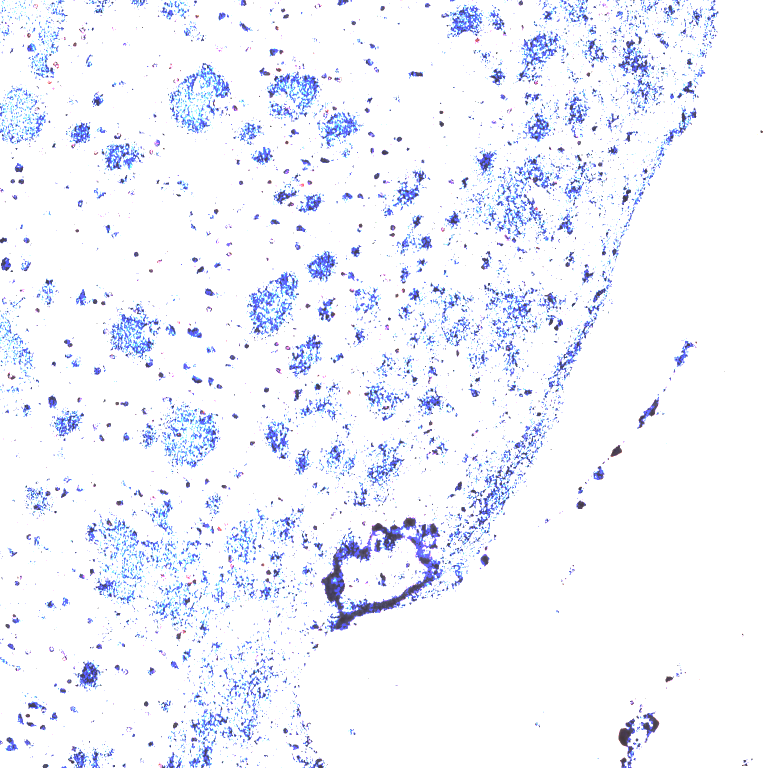
#> input picture neuron_seg/pipeline/threshold_morphology_120.png, 1536 x 1536 px (shown at 1/2 size)
$ python threshold_post.py
#> lines starting #> are read from the running program, lines starting #| are printed output that depends on the picture
import cv2
from PIL import Image
import numpy as np
from matplotlib import pyplot as plt
from skimage import io

original_img = np.array(Image.open("threshold_morphology_120.png"))
#> original_img is the input picture: shape (1536, 1536, 3); mean R, G, B 240.9, 243.2, 251.3
original = original_img.copy()

# remove plaque pixels which based on experiments are around 130
# original_img[original_img >= 100] = 255

plt.subplot(121),plt.imshow(original)
plt.title('Original Image'), plt.xticks([]), plt.yticks([])

# turn background to black and grayscale the post processing image
ret,thresh = cv2.threshold(original_img,254,255,cv2.THRESH_BINARY_INV)
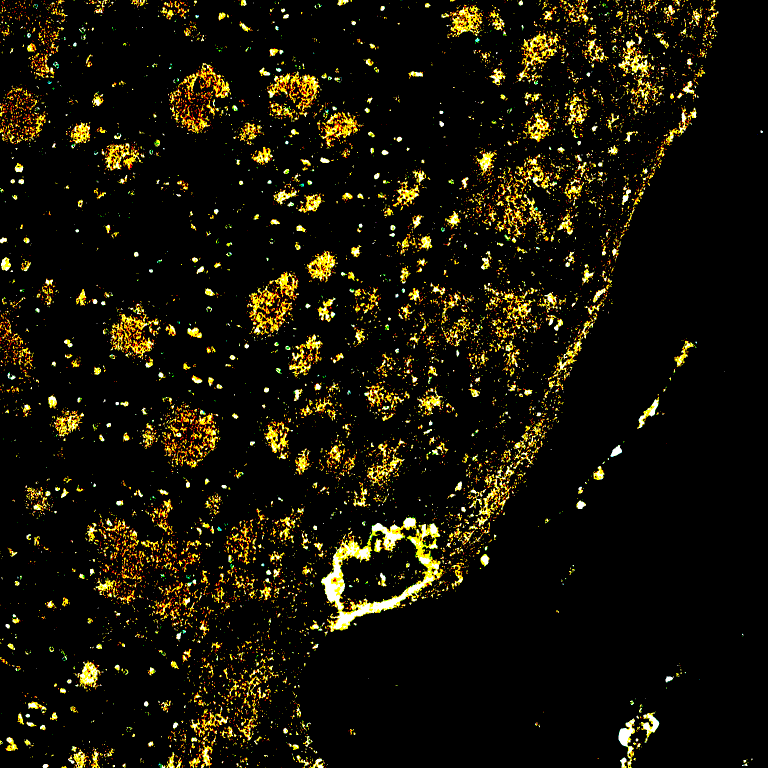
#> thresh: shape (1536, 1536, 3) (shown at 1/2 size); mean R, G, B 22.8, 19.1, 6.2
gray = cv2.cvtColor(thresh, cv2.COLOR_BGR2GRAY)
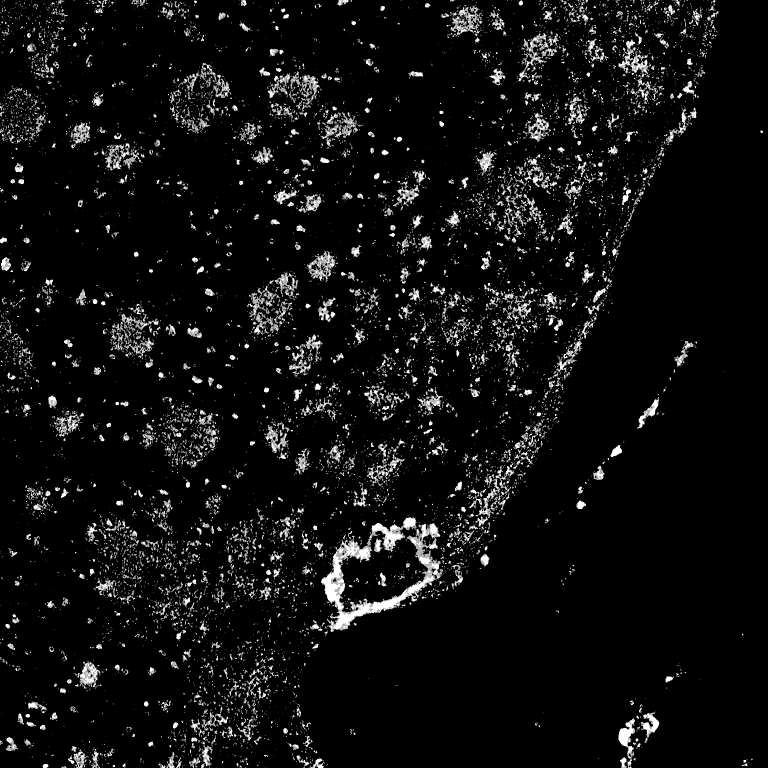
#> gray: shape (1536, 1536) (shown at 1/2 size); min 0, max 255, mean 15.7
cv2.imwrite("post_threshold_morphology_120.png", gray)

plt.subplot(122),plt.imshow(original_img)
plt.title('Extracted Image'), plt.xticks([]), plt.yticks([])

plt.show()
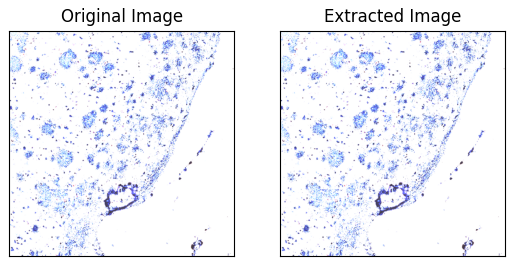
#> figure drawn by matplotlib, 2 panels
